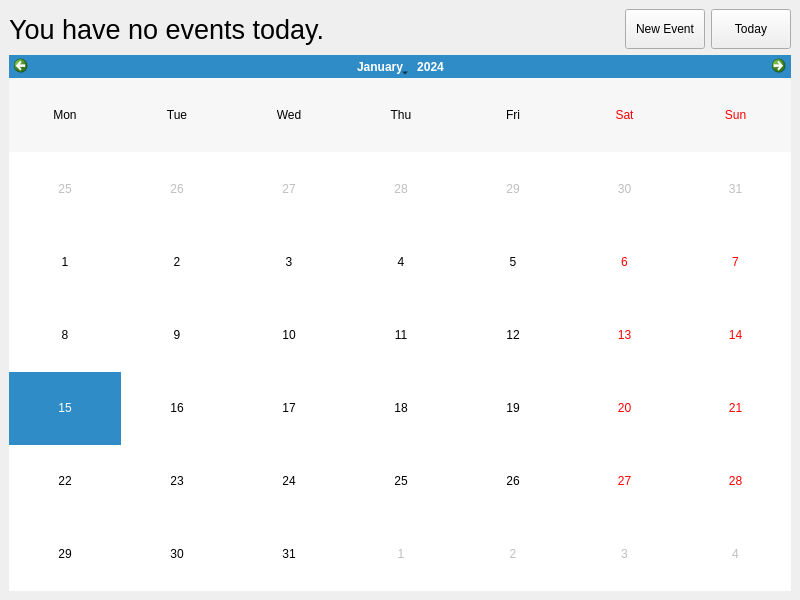
<?xml version="1.0" encoding="UTF-8"?>
<ui version="4.0">
 <class>MainWindow</class>
 <widget class="QMainWindow" name="MainWindow">
  <property name="geometry">
   <rect>
    <x>0</x>
    <y>0</y>
    <width>800</width>
    <height>600</height>
   </rect>
  </property>
  <property name="windowTitle">
   <string>EGUI Calendar - kwojakow 293064</string>
  </property>
  <widget class="QWidget" name="centralwidget">
   <layout class="QVBoxLayout" name="verticalLayout">
    <item>
     <layout class="QVBoxLayout" name="mainLayout">
      <item>
       <layout class="QHBoxLayout" name="topbarLayout">
        <item>
         <widget class="QLabel" name="dayEventsLabel">
          <property name="font">
           <font>
            <pointsize>20</pointsize>
           </font>
          </property>
          <property name="text">
           <string>You have no events today.</string>
          </property>
         </widget>
        </item>
        <item>
         <spacer name="topbarSpacer">
          <property name="orientation">
           <enum>Qt::Horizontal</enum>
          </property>
          <property name="sizeHint" stdset="0">
           <size>
            <width>40</width>
            <height>40</height>
           </size>
          </property>
         </spacer>
        </item>
        <item>
         <widget class="QPushButton" name="newEventButton">
          <property name="sizePolicy">
           <sizepolicy hsizetype="Minimum" vsizetype="Preferred">
            <horstretch>0</horstretch>
            <verstretch>0</verstretch>
           </sizepolicy>
          </property>
          <property name="text">
           <string>New Event</string>
          </property>
         </widget>
        </item>
        <item>
         <widget class="QPushButton" name="todayButton">
          <property name="sizePolicy">
           <sizepolicy hsizetype="Minimum" vsizetype="Preferred">
            <horstretch>0</horstretch>
            <verstretch>0</verstretch>
           </sizepolicy>
          </property>
          <property name="text">
           <string>Today</string>
          </property>
          <property name="flat">
           <bool>false</bool>
          </property>
         </widget>
        </item>
       </layout>
      </item>
      <item>
       <widget class="QCalendarWidget" name="calendar">
        <property name="locale">
         <locale language="English" country="UnitedKingdom"/>
        </property>
        <property name="gridVisible">
         <bool>false</bool>
        </property>
        <property name="verticalHeaderFormat">
         <enum>QCalendarWidget::NoVerticalHeader</enum>
        </property>
        <property name="navigationBarVisible">
         <bool>true</bool>
        </property>
        <property name="dateEditEnabled">
         <bool>false</bool>
        </property>
       </widget>
      </item>
     </layout>
    </item>
   </layout>
  </widget>
 </widget>
 <resources/>
 <connections/>
</ui>
